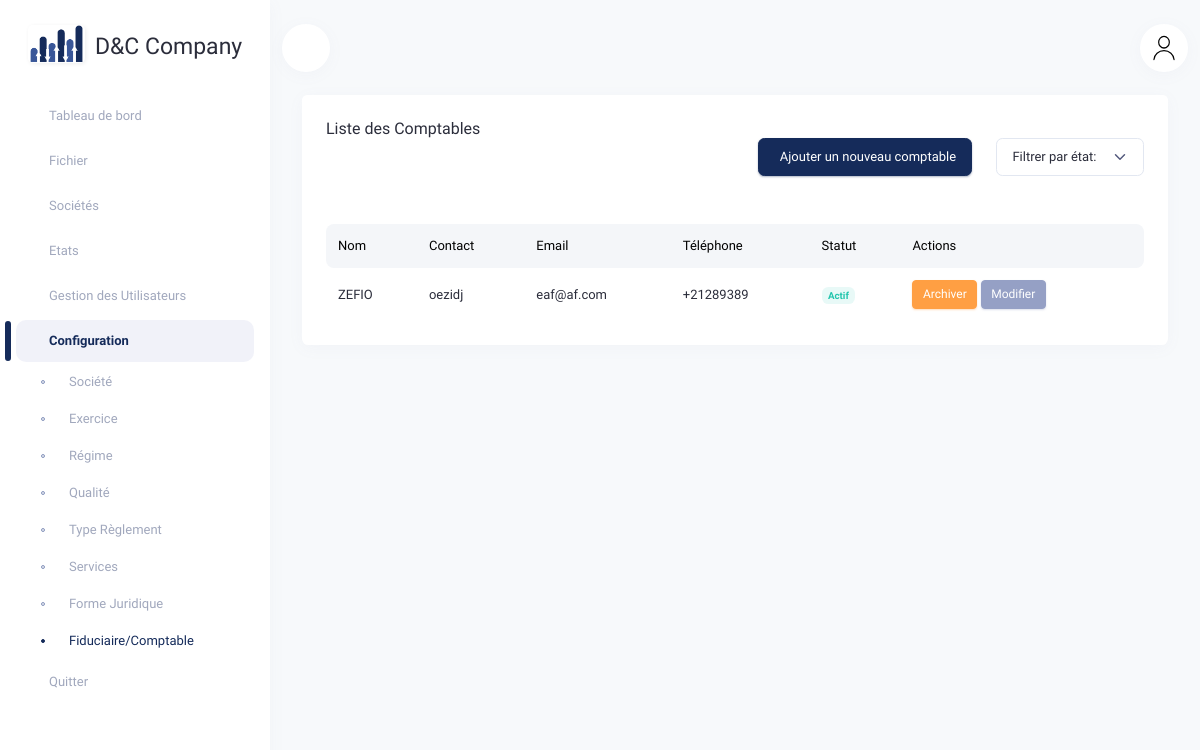
The page /comptables/ (signed in) on the database as committed earlier.
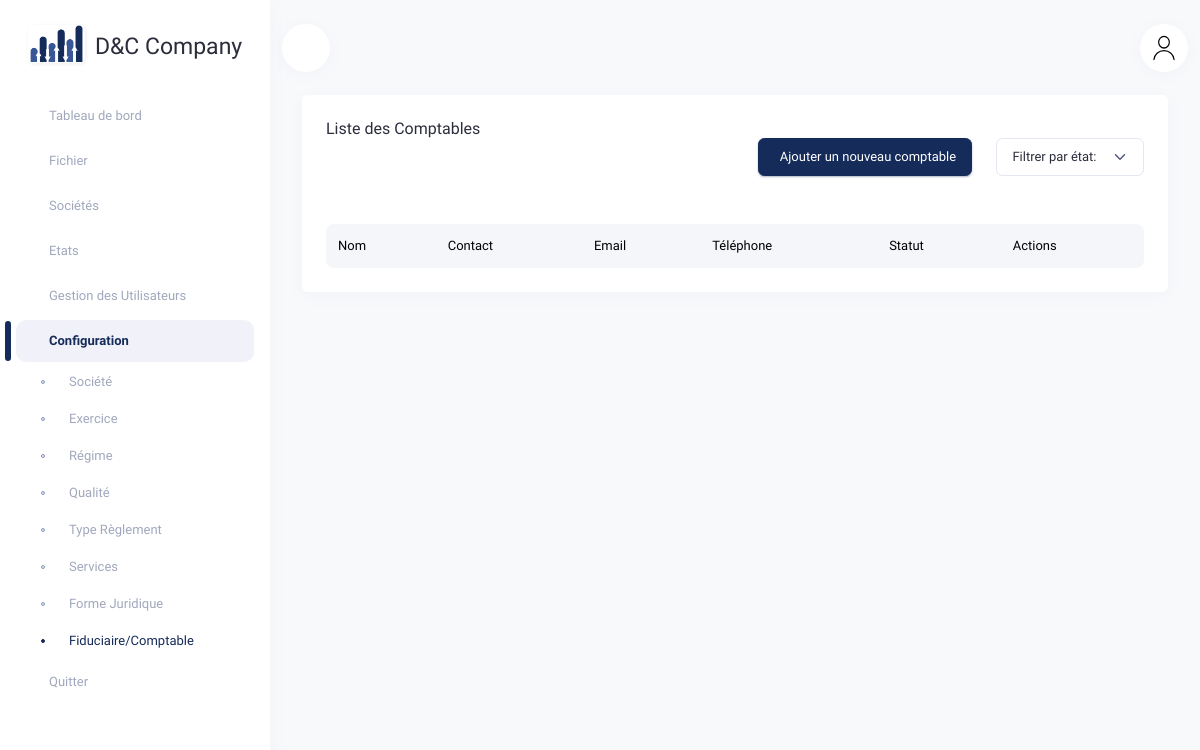
The same page on the database as committed later.
### agendacomptable/models.py (models this page shows, shortened)
class Comptable(models.Model):
    lib_08 = models.CharField(max_length=25, blank=True, null=True)
    adr_08 = models.CharField(max_length=75, blank=True, null=True)
    mail_08 = models.EmailField(max_length=35, blank=True, null=True)
    tel_08 = models.CharField(max_length=12, blank=True, null=True)
    contact_08 = models.CharField(max_length=25, blank=True, null=True)
    user_create_08 = models.ForeignKey(User, related_name='created_comptables', on_delete=models.SET_NULL, null=True, blank=True)
    user_edit_08 = models.ForeignKey(User, related_name='edited_comptables', on_delete=models.SET_NULL, null=True, blank=True)
    date_create_08 = models.DateTimeField(auto_now_add=True)
    date_edit_08 = models.DateTimeField(auto_now=True)
    default_08 = models.CharField(max_length=1, default='F', blank=True, null=True)
    is_archived = models.BooleanField(default=False)
    class Meta:
        verbose_name = 'Comptable'
        verbose_name_plural = 'Comptables'

### agendacomptable/views.py (the view)
# urls.py: path('comptables/', views.comptable_list, name='comptable_list'),
@login_required
def comptable_list(request):
    filter_status = request.GET.get('filter', 'all')  # Obtient le filtre actuel (tous, actifs ou archivés)
    search_query = request.GET.get('search', '')  # Obtient la requête de recherche
    if filter_status == 'archived':
        comptables = Comptable.objects.filter(is_archived=True)
    elif filter_status == 'active':
        comptables = Comptable.objects.filter(is_archived=False)
    else:
        comptables = Comptable.objects.all()
    if search_query:
        comptables = comptables.filter(
            Q(lib_08__icontains=search_query) |
            Q(contact_08__icontains=search_query)
        )
    comptables = comptables.order_by('-date_create_08')
    return render(request, 'accounting/comptable_list.html', {
        'comptables': comptables,
        'filter_status': filter_status,
        'search_query': search_query,
    })

### agendacomptable/templates/accounting/comptable_list.html (shortened to what this page needs)
{% extends 'accounting/base.html' %}
{% load static %}
{% block content %}
<div class="container-xxl">
    <div class="row">
        <div class="col-12">
            <div class="card">
                <div class="card-header">
                    <div class="row align-items-center">
                        <div class="col">
                            <h4 class="card-title">Liste des Comptables</h4>
                        </div>
                        <div class="d-flex align-items-center justify-content-end mb-3">
                            <button type="button" class="btn btn-primary me-3" data-bs-toggle="modal" data-bs-target="#addModal">
                                 Ajouter un nouveau comptable
                            </button>
                            <div class="text-end">
                                <select id="filter_status" onchange="if (this.value) location = this.value;" class="form-select" style="width: auto;">
                                    <option value="?filter=all" {% if filter_status == 'all' %}selected{% endif %} disabled >Filtrer par état:</option>
                                </select>
                            </div>
                        </div>
                    </div>
                </div>
                <div class="card-body pt-0">
                    <div class="table-responsive">
                        <table class="table mb-0" id="datatable_1">
                            <thead class="table-light">
                                <tr>
                                    <th>Nom</th>
                                    <th>Contact</th>
                                    <th>Email</th>
                                    <th>Téléphone</th>
                                    <th>Statut</th>
                                    <th>Actions</th>
                                </tr>
                            </thead>
                            <tbody>
                                {% for comptable in comptables %}
                                    <tr {% if comptable.is_archived %}class="table-secondary"{% endif %}>
                                        <td>{{ comptable.lib_08 }}</td>
                                        <td>{{ comptable.contact_08 }}</td>
                                        <td>{{ comptable.mail_08 }}</td>
                                        <td>{{ comptable.tel_08 }}</td>
                                        <td>
                                            {% if comptable.is_archived %}
                                                <span class="badge rounded text-white bg-warning">Inactif</span>
                                            {% else %}
                                                <span class="badge rounded text-success bg-success-subtle">Actif</span>
                                            {% endif %}
                                        </td>
                                        <td>
                                            <button class="btn {% if comptable.is_archived %}btn-success{% else %}btn-warning{% endif %} btn-sm" data-bs-toggle="modal" data-bs-target="#archiveModal{{ comptable.pk }}">
                                                {% if comptable.is_archived %}Réactiver{% else %}Archiver{% endif %}
                                            </button>
                                            <button class="btn btn-secondary btn-sm" data-bs-toggle="modal" data-bs-target="#editModal{{ comptable.pk }}">
                                                Modifier
                                            </button>
                                        </td>
                                    </tr>
                                {% endfor %}
                            </tbody>
                        </table>
                    </div>
                </div>
            </div>
        </div>
    </div>
{% endblock content %}

Rows that differ between the two databases and show on the page:
removed Comptable: lib_08 "ZEFIO", contact_08 "oezidj", mail_08 "eaf@af.com", tel_08 "+21289389", is_archived "Actif"
